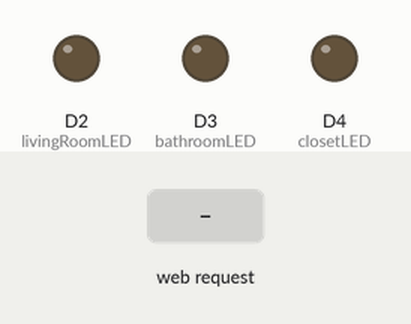
Recording of a sketch running on a simulated Arduino MKR. Shown: output pins drawn as LEDs (lit = HIGH). Inputs (shaded band) come from the test bench. WiFi joins after 1.5 s; servers stay silent unless stated; what the sketch prints to the serial monitor is not drawn.

Above: at 12.7 s.
12.8 s: HTTP request GET /?room=living received
At 14.0 s:
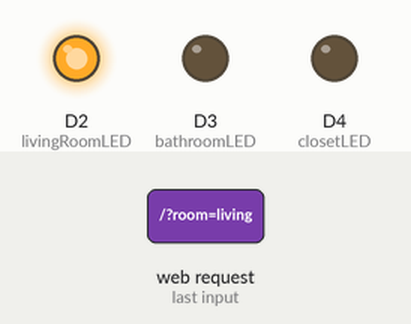
14.3 s: HTTP request GET /?room=bathroom received
At 15.3 s:
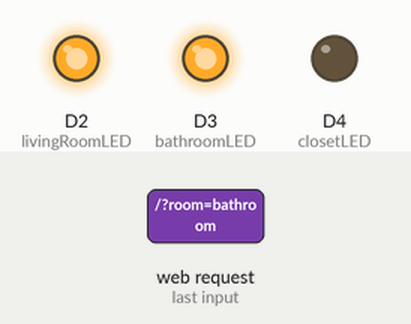
15.8 s: HTTP request GET /?room=closet received
At 16.5 s:
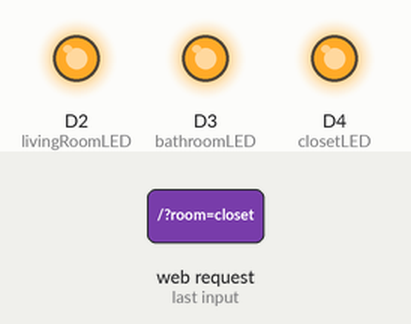
17.3 s: HTTP request GET /?room=living received
At 17.6 s:
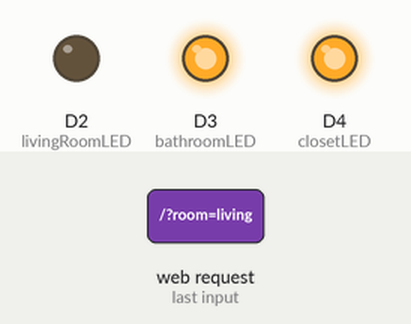
18.8 s: HTTP request GET /?room=bathroom received
At 19.9 s:
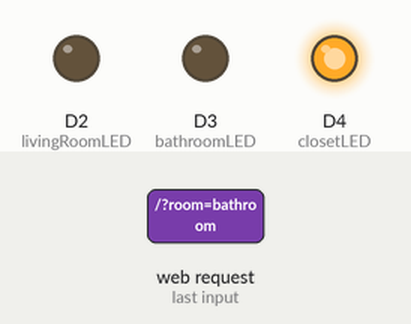
Timing chart, 0 to 21.3 s (numbered marks = the images above; inputs shaded):
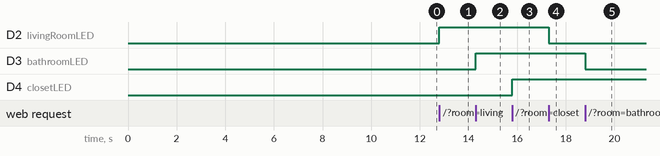

Measured:
- after the input at 12.8 s, D2 (livingRoomLED): LOW → HIGH at once
- after the input at 14.3 s, D3 (bathroomLED): LOW → HIGH at once
- after the input at 15.8 s, D4 (closetLED): LOW → HIGH at once
- after the input at 17.3 s, D2 (livingRoomLED): HIGH → LOW at once
- after the input at 18.8 s, D3 (bathroomLED): HIGH → LOW at once

The sketch:

CloudLights.ino
```cpp
#include <WiFiNINA.h>

char ssid[] = "Felix";
char pass[] = "11112222";

const int livingRoomLED = 2;
const int bathroomLED   = 3;
const int closetLED     = 4;

bool livingRoomOn = false;
bool bathroomOn   = false;
bool closetOn     = false;

int status = WL_IDLE_STATUS;
WiFiServer server(80);

void setup() {
  Serial.begin(9600);

  pinMode(livingRoomLED, OUTPUT);
  pinMode(bathroomLED, OUTPUT);
  pinMode(closetLED, OUTPUT);

  digitalWrite(livingRoomLED, LOW);
  digitalWrite(bathroomLED, LOW);
  digitalWrite(closetLED, LOW);

  if (WiFi.status() == WL_NO_MODULE) {
    Serial.println("WiFi module not found");
    while (true);
  }

  while (status != WL_CONNECTED) {
    Serial.print("Connecting to ");
    Serial.println(ssid);
    status = WiFi.begin(ssid, pass);
    delay(10000);
  }

  server.begin();

  Serial.print("Open this in your browser: http://");
  Serial.println(WiFi.localIP());
}

void loop() {
  WiFiClient client = server.available();
  if (!client) return;

  String requestLine = "";
  String currentLine = "";
  bool gotRequestLine = false;

  while (client.connected()) {
    if (client.available()) {
      char c = client.read();
      if (c == '\n') {
        if (currentLine.length() == 0) {
          handleRequest(requestLine);
          sendPage(client);
          break;
        } else {
          if (!gotRequestLine) {
            requestLine = currentLine;
            gotRequestLine = true;
          }
          currentLine = "";
        }
      } else if (c != '\r') {
        currentLine += c;
      }
    }
  }

  delay(1);
  client.stop();
}

void handleRequest(String requestLine) {
  if (requestLine.indexOf("room=living") >= 0) {
    toggleLight("living room");
  } else if (requestLine.indexOf("room=bathroom") >= 0) {
    toggleLight("bathroom");
  } else if (requestLine.indexOf("room=closet") >= 0) {
    toggleLight("closet");
  }
}

void toggleLight(String room) {
  if (room == "living room") {
    livingRoomOn = !livingRoomOn;
    digitalWrite(livingRoomLED, livingRoomOn ? HIGH : LOW);
  } else if (room == "bathroom") {
    bathroomOn = !bathroomOn;
    digitalWrite(bathroomLED, bathroomOn ? HIGH : LOW);
  } else if (room == "closet") {
    closetOn = !closetOn;
    digitalWrite(closetLED, closetOn ? HIGH : LOW);
  }
}

void sendPage(WiFiClient &client) {
  client.println("HTTP/1.1 200 OK");
  client.println("Content-Type: text/html");
  client.println("Connection: close");
  client.println();

  client.println("<!DOCTYPE html><html><head>");
  client.println("<meta charset='utf-8'>");
  client.println("<meta name='viewport' content='width=device-width, initial-scale=1'>");
  client.println("<title>Linda's Lights</title>");
  client.println("<style>");
  client.println("body{font-family:Arial;text-align:center;background:#f2f2f2;}");
  client.println("h1{color:#333;}");
  client.println(".light{background:#fff;margin:12px auto;padding:16px;width:240px;border-radius:10px;}");
  client.println(".on{color:green;font-weight:bold;}");
  client.println(".off{color:gray;font-weight:bold;}");
  client.println("a.btn{display:inline-block;margin-top:8px;padding:8px 18px;background:#0a7;color:#fff;text-decoration:none;border-radius:6px;}");
  client.println("</style></head><body>");
  client.println("<h1>Linda's Home Lights</h1>");

  printLight(client, "Living Room", "living", livingRoomOn);
  printLight(client, "Bathroom", "bathroom", bathroomOn);
  printLight(client, "Closet", "closet", closetOn);

  client.println("</body></html>");
}

void printLight(WiFiClient &client, String name, String token, bool isOn) {
  client.print("<div class='light'><h2>");
  client.print(name);
  client.print("</h2><p>Status: <span class='");
  client.print(isOn ? "on'>ON" : "off'>OFF");
  client.print("</span></p>");
  client.print("<a class='btn' href='/toggle?room=");
  client.print(token);
  client.print("'>Toggle</a></div>");
}
```
